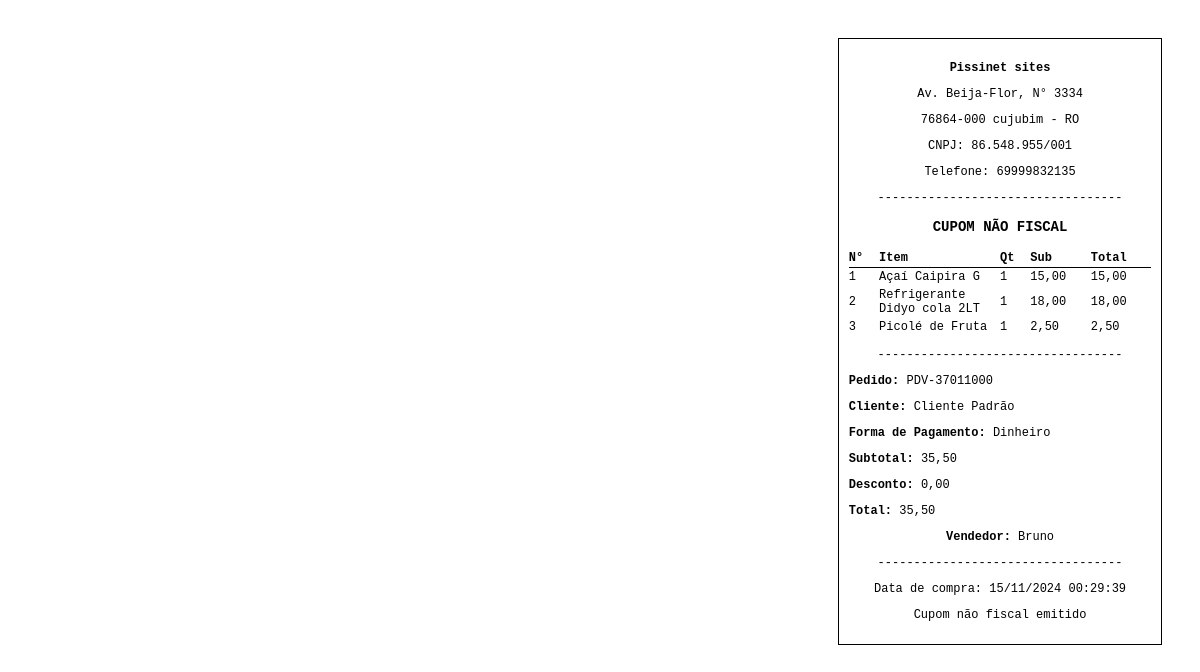
The page /caixa/cupom_fiscal/77/ (signed in) on the database as committed earlier.
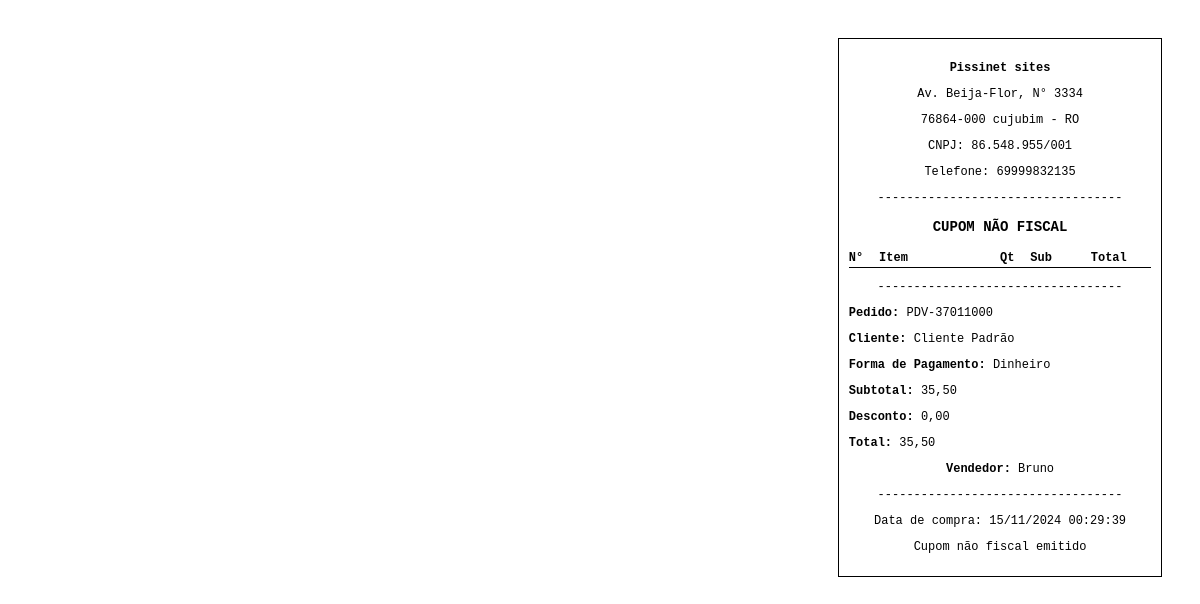
The same page on the database as committed later.
### empresas/models.py (models this page shows, shortened)
class Empresa(models.Model):
    ESTADOS_BRASIL = [
        ('AC', 'Acre'), ('AL', 'Alagoas'), ('AP', 'Amapá'), ('AM', 'Amazonas'),
        ('BA', 'Bahia'), ('CE', 'Ceará'), ('DF', 'Distrito Federal'), ('ES', 'Espírito Santo'),
        ('GO', 'Goiás'), ('MA', 'Maranhão'), ('MT', 'Mato Grosso'), ('MS', 'Mato Grosso do Sul'),
        ('MG', 'Minas Gerais'), ('PA', 'Pará'), ('PB', 'Paraíba'), ('PR', 'Paraná'),
        ('PE', 'Pernambuco'), ('PI', 'Piauí'), ('RJ', 'Rio de Janeiro'), ('RN', 'Rio Grande do Norte'),
        ('RS', 'Rio Grande do Sul'), ('RO', 'Rondônia'), ('RR', 'Roraima'), ('SC', 'Santa Catarina'),
        ('SP', 'São Paulo'), ('SE', 'Sergipe'), ('TO', 'Tocantins')
    ]
    nome_empresa = models.CharField(max_length=255)
    telefone = models.CharField(max_length=20, null=True, blank=True)
    email = models.EmailField(null=True, blank=True)
    status = models.CharField(max_length=10, choices=[('ativo', 'Ativo'), ('inativo', 'Inativo')], default='ativo')
    cnpj = models.CharField(max_length=14, unique=True)
    cidade = models.CharField(max_length=100, null=True, blank=True)
    cep = models.CharField(max_length=10, null=True, blank=True)
    estado = models.CharField(max_length=2, choices=ESTADOS_BRASIL, null=True, blank=True)
    endereco = models.CharField(max_length=255, null=True, blank=True)
    created_at = models.DateTimeField(auto_now_add=True)
    updated_at = models.DateTimeField(auto_now=True)

### caixa/models.py (models this page shows, shortened)
class ProdutoCaixaPdv(models.Model):
    caixa_pdv = models.ForeignKey('CaixaPdv', on_delete=models.CASCADE)
    produto = models.ForeignKey(Produto, on_delete=models.CASCADE)
    quantidade = models.IntegerField(default=1)
    preco_unitario = models.DecimalField(max_digits=8, decimal_places=2)
    total = models.DecimalField(max_digits=10, decimal_places=2)

class CaixaPdv(models.Model):
    STATUS_CHOICES = [
        ('Rascunho', 'Rascunho'),
        ('Finalizado', 'Finalizado'),
        ('Em aberto', 'Em aberto'),
    ]
    numero_pedido = models.CharField(max_length=100, unique=True)
    vendedor = models.ForeignKey(User, on_delete=models.CASCADE)
    cliente = models.ForeignKey(Cliente, null=True, blank=True, on_delete=models.SET_NULL)
    desconto = models.DecimalField(max_digits=8, decimal_places=2, default=0.00)
    subtotal = models.DecimalField(max_digits=10, decimal_places=2, default=0.00)
    status = models.CharField(max_length=20, choices=STATUS_CHOICES, default='Finalizado')
    total = models.DecimalField(max_digits=10, decimal_places=2, default=0.00)
    payment_method = models.CharField(max_length=50, default='N/D')
    created_at = models.DateTimeField(auto_now_add=True)
    updated_at = models.DateTimeField(auto_now=True)

### estoque/models.py (models this page shows, shortened)
class Produto(models.Model):
    nome = models.CharField(max_length=255)
    slug = models.SlugField(null=True, blank=True)
    descricao = models.TextField(null=True, blank=True)
    codigo_barras = models.CharField(max_length=50, null=True, blank=True)
    categoria = models.ForeignKey(CategoriaProduto, on_delete=models.CASCADE, related_name='produtos')
    preco_de_venda = models.DecimalField(max_digits=8, decimal_places=2)
    preco_de_cursto = models.DecimalField(max_digits=8, decimal_places=2)
    quantidade_estoque = models.IntegerField(null=True, blank=True)
    file = models.ImageField(upload_to=caminho_upload, null=True, blank=True)
    status = models.CharField(max_length=10, choices=[('ativado', 'Ativado'), ('desativado', 'Desativado')], default='ativado')
    controle_estoque = models.BooleanField(default=True)
    created_at = models.DateTimeField(auto_now_add=True)
    updated_at = models.DateTimeField(auto_now=True)

### clientes/models.py (models this page shows, shortened)
class Cliente(models.Model):
    nome = models.CharField(max_length=255)
    email = models.EmailField(unique=True)
    cpf = models.CharField(max_length=255, unique=True)
    telefone = models.CharField(max_length=255, null=True, blank=True)
    data_nascimento = models.DateField(null=True, blank=True)
    endereco = models.CharField(max_length=255, null=True, blank=True)
    cidade = models.CharField(max_length=100, null=True, blank=True)
    estado = models.CharField(max_length=2, null=True, blank=True)
    cep = models.CharField(max_length=255, null=True, blank=True)
    status = models.CharField(max_length=10, choices=[('ativo', 'Ativo'), ('inativo', 'Inativo')], default='ativo')
    created_at = models.DateTimeField(auto_now_add=True)
    updated_at = models.DateTimeField(auto_now=True)

### caixa/views.py (the view)
# urls.py: path('cupom_fiscal/<int:pedido_id>/', views.gerar_cupom_fiscal, name='gerar_cupom_fiscal'),
def gerar_cupom_fiscal(request, pedido_id):
    pedido = get_object_or_404(CaixaPdv, id=pedido_id)
    produtos = ProdutoCaixaPdv.objects.filter(caixa_pdv=pedido)
    cliente = pedido.cliente
    empresa = Empresa.objects.first()  # ou o método que você usar para pegar os dados da empresa
    subtotal = pedido.total + pedido.desconto
    total_com_desconto = pedido.total
    context = {
        'sale': pedido,
        'produtos': produtos,
        'cliente': cliente,
        'empresa': empresa,
        'subtotal': subtotal,  # Subtotal (total + desconto)
        'desconto': pedido.desconto,  # Valor do desconto
        'total_com_desconto': total_com_desconto,  # Total após o desconto
    }
    return render(request, 'caixa/cupom_fiscal.html', context)

### configuracoes/context_processors.py (called while the page is built)
def license_days_remaining(request):
    days_remaining = 0
    active_license = LicenseKey.objects.filter(status='ATIVADO').order_by('-created_at').first()
    if active_license:
        print(f"Expiration Date: {active_license.expiration_date}")
        print(f"Current Date and Time: {timezone.now()}")
        if active_license.expiration_date > timezone.now():
            days_remaining = (active_license.expiration_date - timezone.now()).days
        else:
            days_remaining = -1  # Caso a licença tenha expirado
    return {'days_remaining': days_remaining}

def configuracoes(request):
    configuracao, created = Configuracao.objects.get_or_create(id=1)  # Supondo que há apenas uma configuração
    return {
        'nome_aplicacao': configuracao.nome_aplicacao,
        'cliente_padrao': configuracao.cliente_padrao,
        'cor_primaria': configuracao.cor_primaria,
        'cor_secundaria': configuracao.cor_secundaria,
        'logo_empresa': configuracao.logo_empresa.url if configuracao.logo_empresa else None,
        'icone_aplicacao': configuracao.icone_aplicacao.url if configuracao.icone_aplicacao else None,
    }

### templates/caixa/cupom_fiscal.html (shortened to what this page needs)
<!DOCTYPE html>
<html lang="pt-br">
<head>
</head>
<body>
    <div class="cupom">
        <div class="header">
            <p><strong>{{ empresa.nome_empresa }}</strong></p>
            <p>{{ empresa.endereco }}</p>
            <p>{{ empresa.cep }} {{ empresa.cidade }} - {{ empresa.estado }}</p>
            <p>CNPJ: {{ empresa.cnpj }}</p>
            <p>Telefone: {{ empresa.telefone }}</p>
            <p class="text-center">----------------------------------</p>
        </div>
        <h3 class="text-center">CUPOM NÃO FISCAL</h3>
        <table class="items">
            <thead>
                <tr>
                    <th class="col-item">N°</th>
                    <th class="col-descricao">Item</th>
                    <th class="col-quantidade">Qt</th>
                    <th class="col-vl-unit">Sub</th>
                    <th class="col-vl-item">Total</th>
                </tr>
            </thead>
            <tbody>
                {% for produto in produtos %}
                    <tr>
                        <td class="col-item">{{ forloop.counter }}</td>
                        <td class="col-descricao">{{ produto.produto.nome }}</td>
                        <td class="col-quantidade">{{ produto.quantidade }}</td>
                        <td class="col-vl-unit">{{ produto.preco_unitario|floatformat:2 }}</td>
                        <td class="col-vl-item">{{ produto.total|floatformat:2 }}</td>
                    </tr>
                {% endfor %}
            </tbody>
        </table>
        <p class="text-center">----------------------------------</p>
        <p><strong>Pedido:</strong> {{ sale.numero_pedido }}</p>
        <p><strong>Cliente:</strong> {% if cliente %}{{ cliente.nome }}{% else %}N/A{% endif %}</p>
        <p><strong>Forma de Pagamento:</strong> {{ sale.payment_method }}</p>
        <p><strong>Subtotal:</strong> {{ subtotal|floatformat:2 }}</p>
        <p><strong>Desconto:</strong> {{ desconto|floatformat:2 }}</p>
        <p><strong>Total:</strong> {{ total_com_desconto|floatformat:2 }}</p>
        <div class="footer">
            <p><strong>Vendedor:</strong> {{ sale.vendedor.username }}</p>
            <p class="text-center">----------------------------------</p>
            <p>Data de compra: {{ sale.created_at|date:"d/m/Y H:i:s" }}</p>
            <p>Cupom não fiscal emitido</p>
        </div>
    </div>
</body>
</html>

### templates/caixa/cupom_fiscal.html (style rules this page uses)
body { font-family: 'Courier New', Courier, monospace; font-size: 12px; background-color: #fff; margin: 0; padding: 0; }
.cupom { position: absolute; right: 10mm; top: 10mm; width: 80mm; padding: 10px; border: 1px solid #000; }
.header, .footer { text-align: center; }
.items { width: 100%; border-collapse: collapse; margin-bottom: 10px; }
.items th, .items td { text-align: left; padding: 2px 0; }
.items th { border-bottom: 1px solid #000; }
.col-item { width: 10%; }
.col-descricao { width: 40%; }
.col-quantidade { width: 10%; }
.col-vl-unit { width: 20%; }
.col-vl-item { width: 20%; }
.text-center { text-align: center; }

Rows that differ between the two databases and show on the page:
removed ProdutoCaixaPdv: produto.nome "Açaí Caipira G", quantidade "1", preco_unitario "15,00", total "15,00"
removed ProdutoCaixaPdv: produto.nome "Refrigerante Didyo cola 2LT", quantidade "1", preco_unitario "18,00", total "18,00"
removed ProdutoCaixaPdv: produto.nome "Picolé de Fruta", quantidade "1", preco_unitario "2,50", total "2,50"
